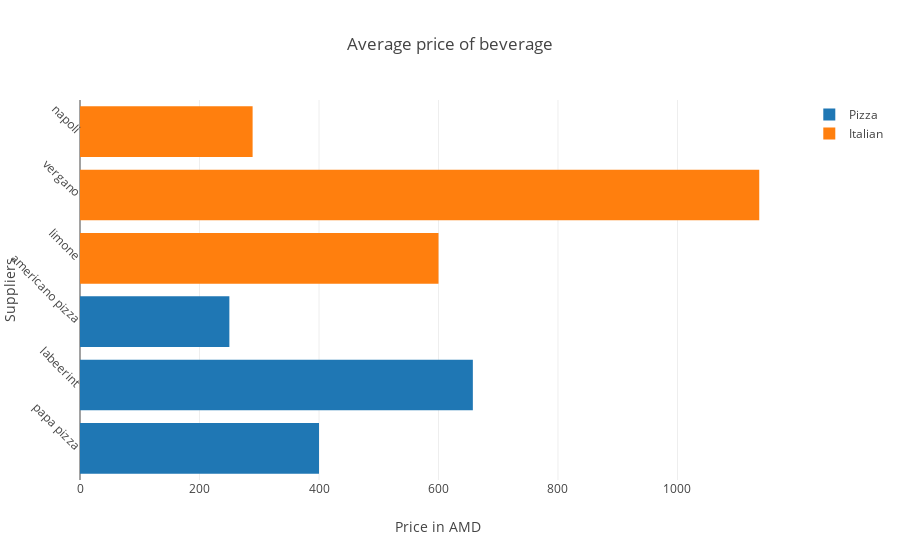

The notebook cell this image was saved under:
### Code cell
trace1 = go.Bar(x=[avg_pizza_papa_pizza_beverage,
                  avg_pizza_labeerint_beverage,
                  avg_pizza_americano_pizza_beverage], y=['papa pizza', 'labeerint', 'americano pizza'], orientation="h", name = 'Pizza')
trace2 = go.Bar(x=[avg_italian_limone_beverage,
                  avg_italian_vergnano_beverage,
                  avg_italian_napoli_beverage], y=['limone', 'vergano', 'napoli'], orientation="h", name = 'Italian')

data = [trace1, trace2]
layout = go.Layout(
    title=go.layout.Title(
        text='Average price of beverage'
    ),
    xaxis=go.layout.XAxis(
        title=go.layout.xaxis.Title(
            text='Price in AMD'
        )
    ),
    yaxis=go.layout.YAxis(
        title=go.layout.yaxis.Title(
            text='Suppliers'
        ),
        tickangle=45
    )
)
figure = dict(data=data,layout=layout)
iplot(figure)

### Figure 1 — Plotly figure (JSON) as saved in the notebook; plotly's stock layout.template omitted (floating-point values rounded to 4 significant figures)
{"data": [{"name": "Pizza", "orientation": "h", "type": "bar", "uid": "c6219582-30a2-4663-a5ba-0421fa2419b7", "x": [400, 657.5, 250], "y": ["papa pizza", "labeerint", "americano pizza"]}, {"name": "Italian", "orientation": "h", "type": "bar", "uid": "47cd7150-5f4b-4eed-9371-31aab17e59c1", "x": [600, 1137.0, 288.9], "y": ["limone", "vergano", "napoli"]}], "layout": {"title": {"text": "Average price of beverage"}, "xaxis": {"title": {"text": "Price in AMD"}}, "yaxis": {"tickangle": 45, "title": {"text": "Suppliers"}}}}
